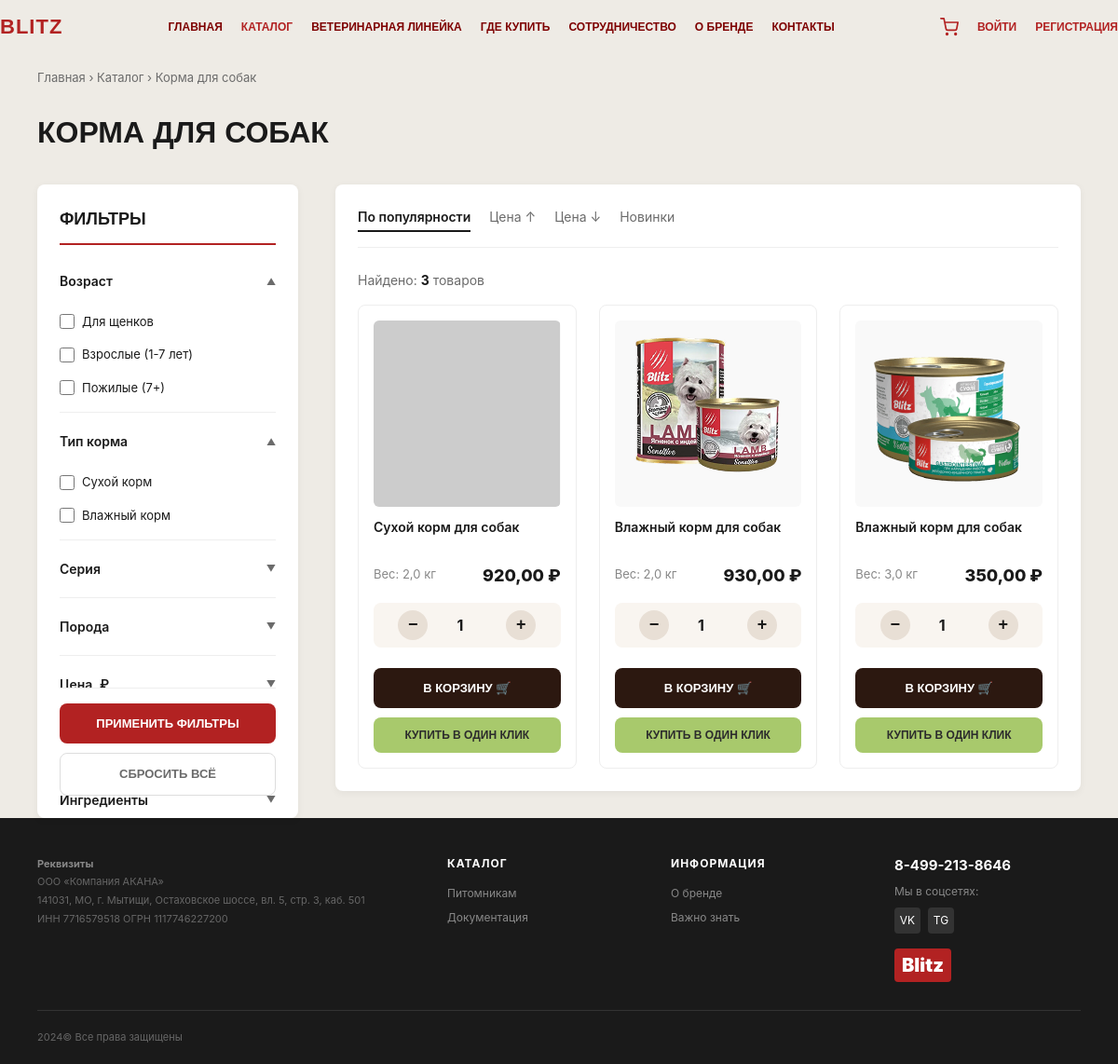
Page /catalog/ on the committed database.
### foods/models.py (models this page shows, shortened)
class Product(models.Model):
    name = models.CharField("Название товара", max_length=200)
    price = models.DecimalField("Цена", max_digits=10, decimal_places=2)
    category = models.ForeignKey(Category, on_delete=models.SET_NULL, null=True, blank=True, verbose_name="Категория")
    age = models.CharField("Возраст", max_length=20, blank=True, choices=[
        ('puppy', 'Щенок'), ('adult', 'Взрослый'), ('senior', 'Пожилой')
    ])
    type = models.CharField("Тип", max_length=20, blank=True, choices=[
        ('dry', 'Сухой'), ('wet', 'Влажный'), ('treat', 'Лакомство')
    ])
    series = models.CharField("Линейка (напр. Sensitive)", max_length=50, blank=True)
    breed = models.CharField("Порода (напр. large)", max_length=50, blank=True, choices=[
        ('all', 'Все породы'), ('small', 'Мелкие'), ('large', 'Крупные')
    ])
    ingredient = models.CharField("Ингредиент (напр. lamb)", max_length=50, blank=True, choices=[
        ('chicken', 'Курица'), ('lamb', 'Ягненок'), ('salmon', 'Лосось'), ('turkey', 'Индейка'), ('duck', 'Утка')
    ])
    weight = models.DecimalField("Вес (кг)", max_digits=5, decimal_places=1)
    image = models.ImageField("Фото товара", upload_to='products/', blank=True)
    is_active = models.BooleanField("Показывать на сайте?", default=True)
    class Meta:
        verbose_name = "Товар"
        verbose_name_plural = "Товары"

### foods/views.py (the view)
# urls.py: path('catalog/', views.catalog, name='catalog'),
def catalog(request):
    products = Product.objects.filter(is_active=True).order_by('id')
    filter_age = request.GET.getlist('age')
    filter_type = request.GET.getlist('type')
    filter_series = request.GET.getlist('series')
    filter_breed = request.GET.getlist('breed')
    filter_weight = request.GET.getlist('weight') # Тут нужно аккуратно, в БД это число
    filter_ingredient = request.GET.getlist('ingredient')
    price_from = request.GET.get('price_from')
    price_to = request.GET.get('price_to')
    if filter_age:
        products = products.filter(age__in=filter_age)
    if filter_type:
        products = products.filter(type__in=filter_type)
    if filter_series:
        products = products.filter(series__in=filter_series)
    if filter_breed:
        products = products.filter(breed__in=filter_breed)
    if filter_ingredient:
        products = products.filter(ingredient__in=filter_ingredient)
    if price_from:
        products = products.filter(price__gte=price_from)
    if price_to:
        products = products.filter(price__lte=price_to)
    per_page = int(request.GET.get('per_page', 12))
    paginator = Paginator(products, per_page)
    products_page = paginator.get_page(request.GET.get('page'))
    return render(request, 'catalog.html', {
        'products': products_page,
        'per_page': per_page,
        'active_page': 'catalog',
    })

### foods/templates/catalog.html (shortened to what this page needs)
{% extends 'base.html' %}
{% load static %}
{% block content %}
<div class="container">
  <div class="catalog-header">
    <nav class="breadcrumb">
      <a href="{% url 'foods:home' %}">Главная</a> <span>›</span>
      <a href="#">Каталог</a> <span>›</span>
      <span>Корма для собак</span>
    </nav>
    <h1>Корма для собак</h1>
  </div>
  <div class="catalog-wrapper">
    <aside class="catalog-sidebar">
      <div class="filter-title">Фильтры</div>
      <form id="filterForm" method="GET">
        <details class="filter-group" open>
          <summary>Возраст</summary>
          <div class="filter-options">
            <label class="filter-option"><input type="checkbox" name="age" value="puppy"> Для щенков</label>
            <label class="filter-option"><input type="checkbox" name="age" value="adult"> Взрослые (1-7 лет)</label>
            <label class="filter-option"><input type="checkbox" name="age" value="senior"> Пожилые (7+)</label>
          </div>
        </details>
        <details class="filter-group" open>
          <summary>Тип корма</summary>
          <div class="filter-options">
            <label class="filter-option"><input type="checkbox" name="type" value="dry"> Сухой корм</label>
            <label class="filter-option"><input type="checkbox" name="type" value="wet"> Влажный корм</label>
          </div>
        </details>
        <details class="filter-group">
          <summary>Серия</summary>
        </details>
        <details class="filter-group">
          <summary>Порода</summary>
        </details>
        <details class="filter-group">
          <summary>Цена, ₽</summary>
        </details>
        <details class="filter-group">
          <summary>Вес упаковки, кг</summary>
        </details>
        <details class="filter-group">
          <summary>Ингредиенты</summary>
        </details>
        <div class="filter-actions">
          <button type="submit" class="btn-filter-apply">Применить фильтры</button>
          <a href="{% url 'foods:catalog' %}" class="btn-filter-reset" style="text-align:center;text-decoration:none;display:block;">Сбросить всё</a>
        </div>
      </form>
    </aside>
    <main class="catalog-content" id="catalogContent">
      <div class="catalog-sorting">
        <div class="sort-tabs">
          <span class="sort-tab active" data-sort="popular">По популярности</span>
          <span class="sort-tab" data-sort="price_asc">Цена ↑</span>
          <span class="sort-tab" data-sort="price_desc">Цена ↓</span>
          <span class="sort-tab" data-sort="new">Новинки</span>
        </div>
      </div>
      <div class="products-count">Найдено: <strong id="productsCount">{{ products|length }}</strong> товаров</div>
      <div class="product-grid" id="productGrid">
        {% for product in products %}
        <div class="product-card"
             data-age="{{ product.age }}"
             data-type="{{ product.type }}"
             data-series="{{ product.series }}"
             data-breed="{{ product.breed }}"
             data-price="{{ product.price }}"
             data-weight="{{ product.weight }}"
             data-ingredient="{{ product.ingredient }}"
             data-id="{{ product.id }}">
          <div class="product-img-wrap">
            {% if product.image %}
              <img src="{{ product.image.url }}" alt="{{ product.name }}">
            {% else %}
              <img src="https://via.placeholder.com/200x200?text=Blitz" alt="{{ product.name }}">
            {% endif %}
          </div>
          <div class="product-title">{{ product.name }}</div>
          <div class="product-meta">
            <span class="product-weight">Вес: {{ product.weight }} кг</span>
            <span class="product-price">{{ product.price }} ₽</span>
          </div>
          <div class="product-actions">
            <div class="quantity-selector">
              <button type="button" class="qty-btn qty-minus">−</button>
              <input type="number" class="qty-input" value="1" min="1" max="99" readonly>
              <button type="button" class="qty-btn qty-plus">+</button>
            </div>
            <button class="btn-cart" data-product-id="{{ product.id }}">
              <span>В корзину 🛒</span>
            </button>
            <button class="btn-quick" onclick="openQuickBuy({{ product.id }})">КУПИТЬ В ОДИН КЛИК</button>
          </div>
        </div>
        {% empty %}
        <div class="no-results show"><h3>Товары не найдены</h3><p>Попробуйте изменить параметры фильтрации</p></div>
        {% endfor %}
      </div>
    </main>
  </div>
</div>
{% endblock %}

### foods/templates/base.html (style rules this page uses)
:root { --bg-page: #eeebe5; --text-main: #1a1a1a; --text-muted: #6b6b6b; --btn-green: #a8c96c; --btn-green-hover: #96b85a; --card-green: #c5d8a8; --footer-bg: #1a1a1a; --border: #dad6ce; --radius: 8px; --logo-red: #b22222; --font: "Oswald", "Arial", sans-serif; --font-body: "Inter", sans-serif; }
*, *::before, *::after { margin: 0; padding: 0; box-sizing: border-box; }
html { scroll-behavior: smooth; }
body { font-family: var(--font-body); color: var(--text-main); background: var(--bg-page); line-height: 1.5; min-height: 100vh; display: flex; flex-direction: column; }
a { text-decoration: none; color: inherit; transition: opacity 0.2s; }
img { max-width: 100%; display: block; }
.container { max-width: 1200px; margin: 0 auto; padding: 0 40px; }

### foods/templates/header.html (style rules this page uses)
:root { --bg-page: #eeebe5; --text-main: #1a1a1a; --text-muted: #6b6b6b; --btn-green: #a8c96c; --btn-green-hover: #96b85a; --card-green: #c5d8a8; --footer-bg: #1a1a1a; --border: #dad6ce; --radius: 8px; --logo-red: #b22222; --font: "Oswald", "Arial", sans-serif; --font-body: "Inter", sans-serif; }
*, *::before, *::after { margin: 0; padding: 0; box-sizing: border-box; }
html { scroll-behavior: smooth; }
body { font-family: var(--font-body); color: var(--text-main); background: var(--bg-page); line-height: 1.5; min-height: 100vh; display: flex; flex-direction: column; }
a { text-decoration: none; color: inherit; transition: opacity 0.2s; }
img { max-width: 100%; display: block; }
.container { max-width: 1200px; margin: 0 auto; padding: 0 40px; }

### rows in the picture
Product: name "Сухой корм для собак", weight "2,0", price "920,00"
Product: image (picture), name "Влажный корм для собак", weight "2,0", price "930,00"
Product: image (picture), name "Влажный корм для собак", weight "3,0", price "350,00"

### other values in the picture
{{ products|length }} "3"
